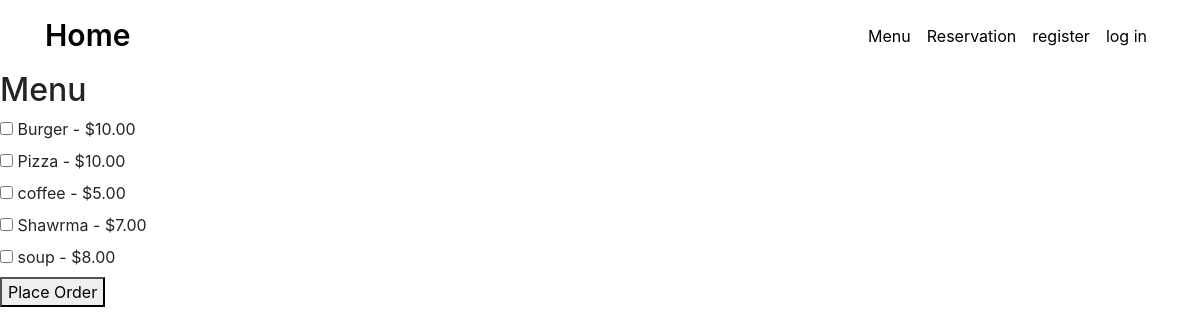
/menu_view/, run on the app's committed database.
### orders/models.py (models this page shows, shortened)
class Product(models.Model):
    name = models.CharField(max_length=255)
    price = models.DecimalField(max_digits=10, decimal_places=2)
    image = models.ImageField(upload_to='menu_images/', null=True, blank=True)

### orders/views.py (the view)
# urls.py: path('menu_view/', menu_view, name='menu_view'),
def menu_view(request):
    products = Product.objects.all()
    context = {'products' : products}
    return render(request, 'orders/menu_view.html', context)

### orders/templates/orders/menu_view.html (shortened to what this page needs)
{% extends 'menu/base.html' %}
{% block content %}
<h2>Menu</h2>
<form method="post" action="{% url 'order_view' %}">
    {% for product in products %}
    <label>
        <input type="checkbox" name="product" value="{{ product.id }}">
        {{ product.name }} - ${{ product.price }}
    </label><br>
    {% endfor %}
    <button type="submit">Place Order</button>
</form>
{% endblock content %}

### data on the page
Product: name "Burger", price "10.00"
Product: name "Pizza", price "10.00"
Product: name "coffee", price "5.00"
Product: name "Shawrma", price "7.00"
Product: name "soup", price "8.00"
